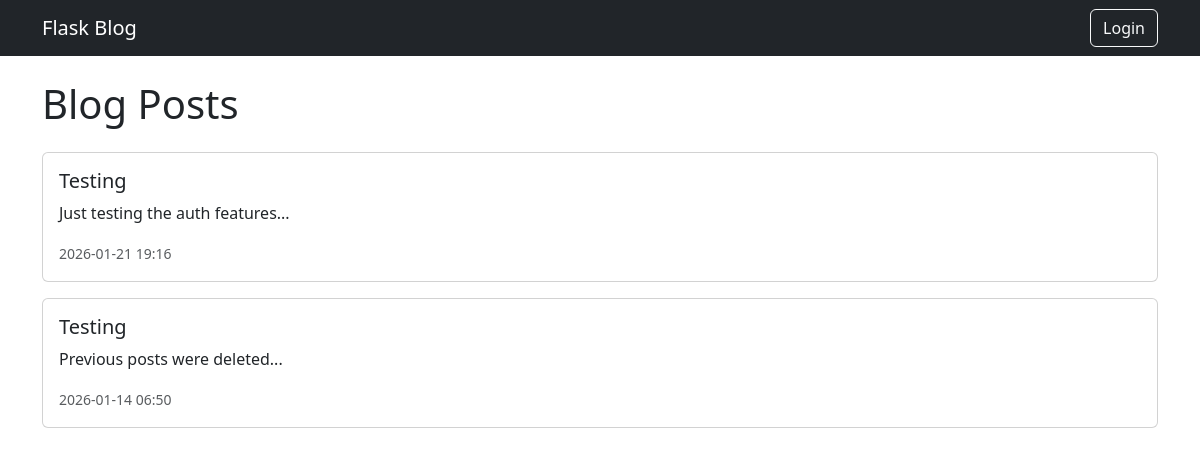
Before: / with the older database file.
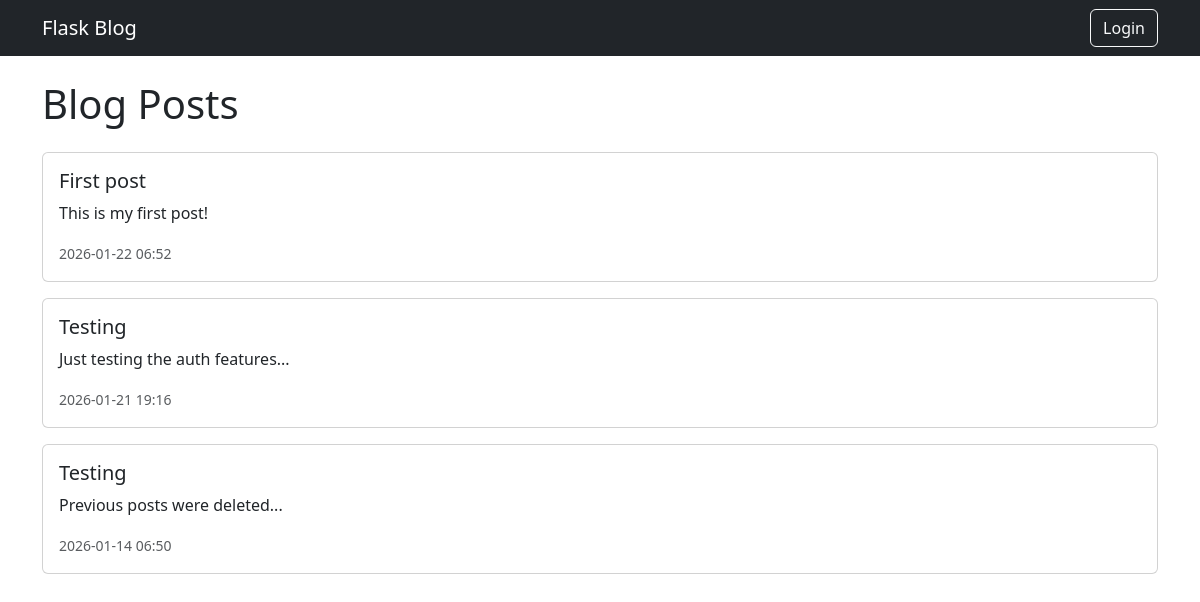
After: the same page with the newer database file.
### app/models.py (models this page shows, shortened)
class Post(db.Model):
    id = db.Column(db.Integer, primary_key=True)
    title = db.Column(db.String(100), nullable=False)
    content = db.Column(db.Text, nullable=False)
    created_at = db.Column(
        db.DateTime,
        default=lambda: datetime.now(timezone.utc)
    )
    user_id = db.Column(
        db.Integer,
        db.ForeignKey('user.id'),
        nullable=True
    )

### app/routes/main.py (the view)
@main_bp.route('/')
def home():
    posts = Post.query.order_by(Post.created_at.desc()).all()
    return render_template('home.html', posts=posts)

### app/templates/home.html
{% extends "base.html" %}
{% block content %}
<h1 class="mb-4">Blog Posts</h1>
{% if posts %}
  {% for post in posts %}
    <div class="card mb-3">
      <div class="card-body">
        <h5 class="card-title">
          <a href="{{ url_for('main.post_detail', post_id=post.id) }}"
             class="text-decoration-none text-dark">
            {{ post.title }}
          </a>
        </h5>
        <p class="card-text">{{ post.content[:200] }}{% if post.content|length > 200 %}...{% endif %}</p>
        <p class="card-text">
          <small class="text-muted">
            {{ post.created_at.strftime('%Y-%m-%d %H:%M') }}
          </small>
        </p>
      </div>
    </div>
  {% endfor %}
{% else %}
  <p class="text-muted">No posts yet.</p>
{% endif %}
{% endblock %}

### app/templates/base.html (shortened to what this page needs)
<!DOCTYPE html>
<html lang="en">
<head>
    <link
    href="https://cdn.jsdelivr.net/npm/bootstrap@5.3.2/dist/css/bootstrap.min.css"
    rel="stylesheet">
</head>
<body>
    <nav class="navbar navbar-expand-lg navbar-dark bg-dark">
        <div class="container">
          <a class="navbar-brand" href="{{ url_for('main.home') }}">
            Flask Blog
          </a>
          {% if current_user.is_authenticated %}
            <a class="btn btn-outline-light me-2" href="{{ url_for('main.create_post') }}">
              New Post
            </a>
            <a class="btn btn-outline-warning" href="{{ url_for('auth.logout') }}">
              Logout
            </a>
          {% else %}
            <a class="btn btn-outline-light" href="{{ url_for('auth.login') }}">
              Login
            </a>
          {% endif %}
        </div>
      </nav>
    <main class="container mt-4">
      {% block content %}{% endblock %}
    </main>
</body>
</html>

Changed rows visible on the page:
added Post: title "First post", content "This is my first post!", created_at "2026-01-22 06:52"
